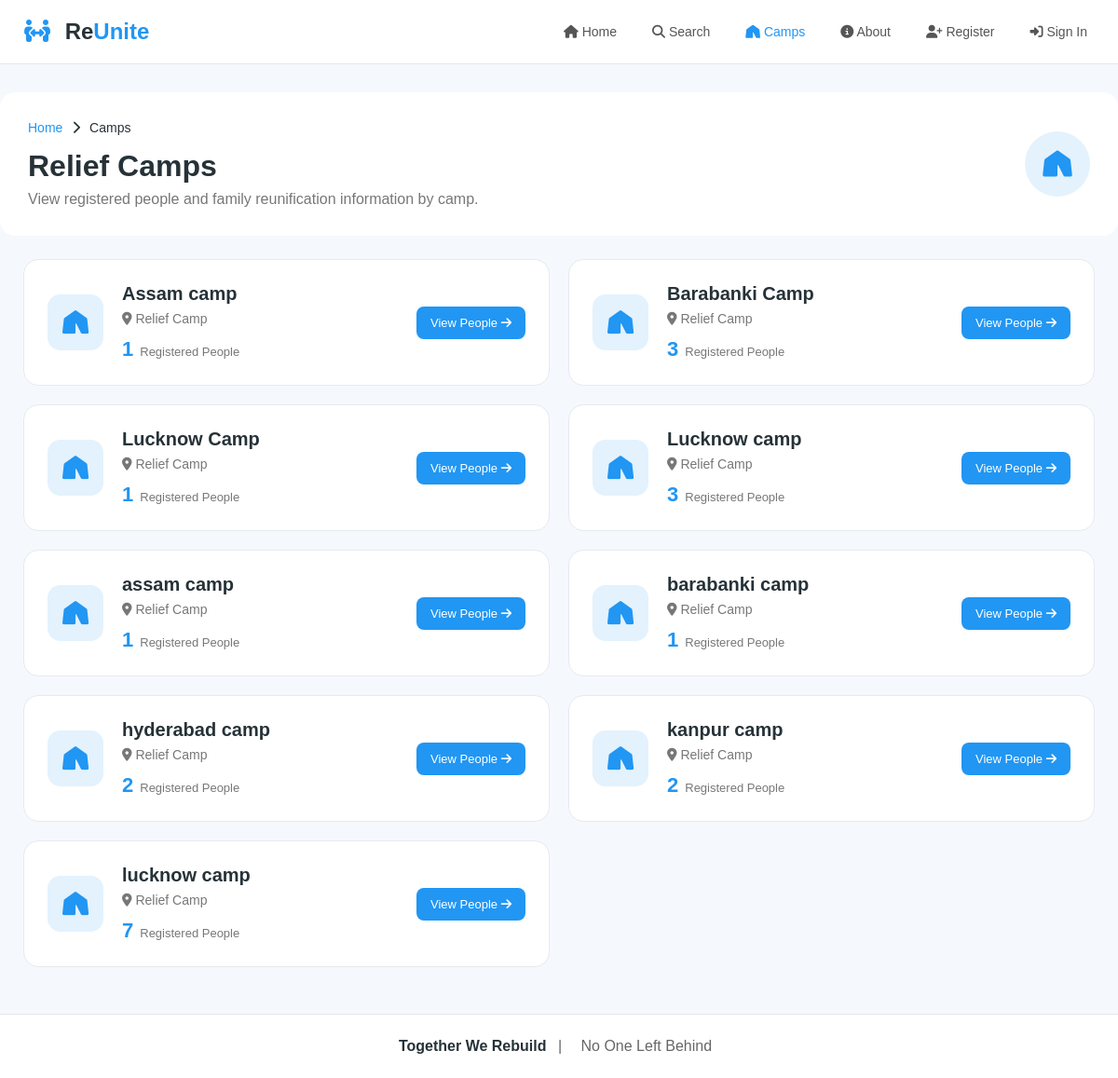
Screenshot of /camps with the database file from the repository.
### tables this page shows
CREATE TABLE persons (
            id INTEGER PRIMARY KEY AUTOINCREMENT,
            name TEXT NOT NULL,
            age INTEGER NOT NULL,
            gender TEXT NOT NULL,
            camp TEXT NOT NULL,
            family_name TEXT NOT NULL,
            phone TEXT,
            created_at TEXT NOT NULL
        , email TEXT, status TEXT DEFAULT 'Searching');

### app.py (the view)
@app.route("/camps")
def camps():
    conn = get_db_connection()
    camps = conn.execute("""
        SELECT
            camp,
            COUNT(*) AS total_people
        FROM persons
        WHERE camp IS NOT NULL
        AND camp != ''
        GROUP BY camp
        ORDER BY camp
    """).fetchall()
    conn.close()
    return render_template(
        "camps.html",
        camps=camps
    )

### app.py (called while the page is built)
def get_db_connection():
    conn = sqlite3.connect("family.db")
    conn.row_factory = sqlite3.Row
    return conn

### templates/camps.html (shortened to what this page needs)
<!DOCTYPE html>
<html lang="en">
<head>
    <link rel="stylesheet"
          href="https://cdnjs.cloudflare.com/ajax/libs/font-awesome/6.5.2/css/all.min.css">
    <link rel="stylesheet"
          href="{{ url_for('static', filename='camps.css') }}">
</head>
<body>
<nav class="navbar">
    <div class="nav-container">
        <a href="/" class="logo">
            <i class="fa-solid fa-people-arrows"></i>
            <span>Re<span>Unite</span></span>
        </a>
        <div class="nav-links">
            <a href="/">
                <i class="fa-solid fa-house"></i>
                Home
            </a>
            <a href="/search">
                <i class="fa-solid fa-magnifying-glass"></i>
                Search
            </a>
            <a href="/camps" class="active">
                <i class="fa-solid fa-tent"></i>
                Camps
            </a>
            <a href="/about">
                <i class="fa-solid fa-circle-info"></i>
                About
            </a>
            <a href="/register">
                <i class="fa-solid fa-user-plus"></i>
                Register
            </a>
            <a href="/signin">
                <i class="fa-solid fa-right-to-bracket"></i>
                Sign In
            </a>
        </div>
    </div>
</nav>
<section class="page-header">
    <div>
        <div class="breadcrumb">
            <a href="/">Home</a>
            <i class="fa-solid fa-chevron-right"></i>
            <span>Camps</span>
        </div>
        <h1>Relief Camps</h1>
        <p>
            View registered people and family reunification
            information by camp.
        </p>
    </div>
    <div class="header-icon">
        <i class="fa-solid fa-tent"></i>
    </div>
</section>
<main class="camps-container">
    {% if camps %}
        <div class="camps-grid">
            {% for camp in camps %}
            <div class="camp-card">
                <div class="camp-icon">
                    <i class="fa-solid fa-tent"></i>
                </div>
                <div class="camp-content">
                    <h2>
                        {{ camp["camp"] }}
                    </h2>
                    <p>
                        <i class="fa-solid fa-location-dot"></i>
                        Relief Camp
                    </p>
                    <div class="camp-count">
                        <strong>
                            {{ camp["total_people"] }}
                        </strong>
                        <span>
                            Registered People
                        </span>
                    </div>
                </div>
                <a href="/search?camp={{ camp['camp'] }}"
                   class="view-button">
                    View People
                    <i class="fa-solid fa-arrow-right"></i>
                </a>
            </div>
            {% endfor %}
        </div>
    {% endif %}
</main>
<footer>
    <strong>
        Together We Rebuild
    </strong>
    <span>|</span>
    <span>
        No One Left Behind
    </span>
</footer>
</body>
</html>

### static/camps.css (style rules this page uses)
* { margin: 0; padding: 0; box-sizing: border-box; }
body { font-family: Arial, sans-serif; background: #f5f8fc; color: #263238; }
.navbar { background: white; border-bottom: 1px solid #e5e7eb; }
.nav-container { max-width: 1200px; margin: auto; padding: 18px 25px; display: flex; justify-content: space-between; align-items: center; }
.logo { text-decoration: none; font-size: 24px; font-weight: 700; color: #263238; }
.logo i { color: #2196f3; margin-right: 8px; }
.logo span span { color: #2196f3; }
.nav-links { display: flex; gap: 22px; }
.nav-links a { text-decoration: none; color: #555; font-size: 14px; padding: 8px; }
.nav-links a:hover, .nav-links a.active { color: #2196f3; }
.page-header { max-width: 1200px; margin: 30px auto 20px; padding: 30px; background: white; border-radius: 16px; display: flex; justify-content: space-between; align-items: center; }
.breadcrumb { display: flex; gap: 10px; align-items: center; font-size: 14px; margin-bottom: 15px; }
.breadcrumb a { color: #2196f3; text-decoration: none; }
.page-header h1 { font-size: 32px; margin-bottom: 8px; }
.page-header p { color: #777; }
.header-icon { width: 70px; height: 70px; display: flex; align-items: center; justify-content: center; background: #e3f2fd; color: #2196f3; border-radius: 50%; font-size: 28px; }
.camps-container { max-width: 1200px; margin: 25px auto; padding: 0 25px; }
.camps-grid { display: grid; grid-template-columns: repeat(2, 1fr); gap: 20px; }
.camp-card { background: white; border-radius: 16px; padding: 25px; display: flex; align-items: center; gap: 20px; border: 1px solid #e6eaf0; transition: 0.2s; }
.camp-icon { min-width: 60px; height: 60px; border-radius: 14px; display: flex; align-items: center; justify-content: center; background: #e3f2fd; color: #2196f3; font-size: 25px; }
.camp-content { flex: 1; }
.camp-content h2 { font-size: 20px; margin-bottom: 7px; }
.camp-content p { color: #777; font-size: 14px; }
.camp-count { margin-top: 12px; display: flex; align-items: baseline; gap: 7px; }
.camp-count strong { font-size: 22px; color: #2196f3; }
.camp-count span { font-size: 13px; color: #777; }
.view-button { text-decoration: none; padding: 10px 15px; background: #2196f3; color: white; border-radius: 8px; font-size: 13px; white-space: nowrap; }
footer { margin-top: 50px; padding: 25px; text-align: center; background: white; border-top: 1px solid #e5e7eb; color: #666; }
footer strong { color: #263238; }
footer span { margin: 0 8px; }

### rows the page displays
persons: camp "Lucknow Camp", total_people "1"
persons: camp "Lucknow camp", total_people "3"

### other values shown
{{ camp["camp"] }} "Assam camp" "Barabanki Camp" "assam camp" "barabanki camp" "hyderabad camp" "kanpur camp" "lucknow camp"
{{ camp["total_people"] }} "1" "3" "1" "1" "2" "2" "7"
